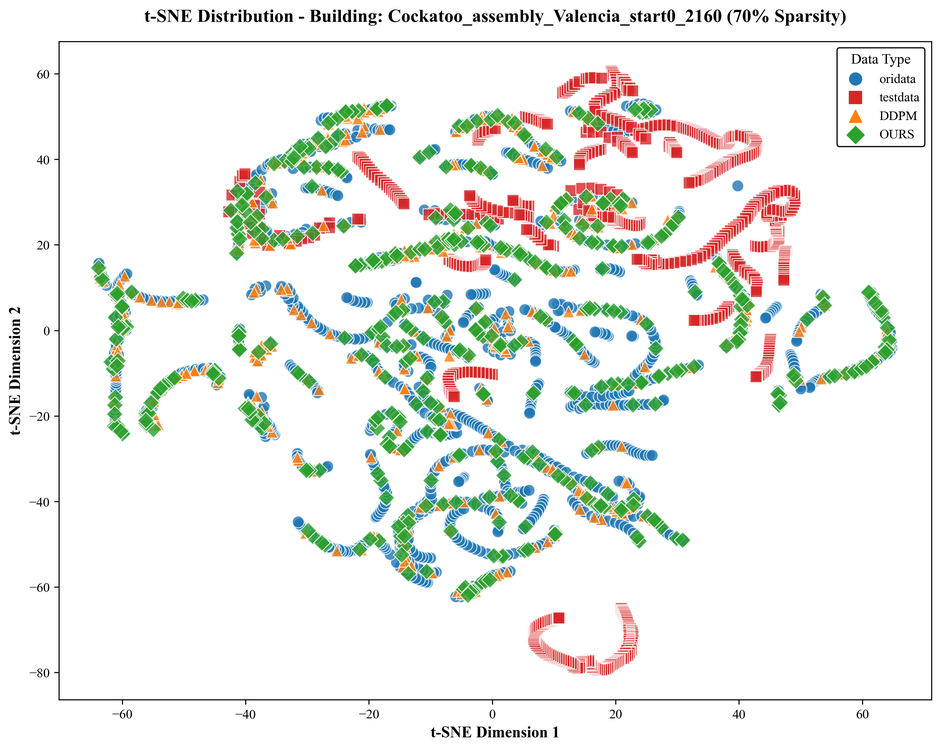
#> input picture plot/other_case_tsne/Cockatoo_assembly_Valencia_start0_2160_sparsity_70_tsne.png, 941 x 750 px, shrunk from 2970 x 2369 before the run; its folder holds 5 pictures in this run
$ python plot_4_fig.py
#> lines starting #> are read from the running program, lines starting #| are printed output that depends on the picture
import matplotlib.pyplot as plt
import numpy as np
from PIL import Image
import os
import glob


def combine_images_with_labels(folder_path, output_path):
    """
    读取文件夹中的所有PNG图片，水平排列并在每张图正下方添加带括号的标签

    参数:
    folder_path: 字符串，包含PNG图片的文件夹路径
    output_path: 字符串，输出图片的保存路径
    """
#> called with output_path = 'combined_images_with_labels.png'
    # 1. 读取文件夹中的所有PNG图片
    png_files = glob.glob(os.path.join(folder_path, "*.png"))

    # 如果没有找到PNG图片，则提示并退出
    if not png_files:
        print(f"在文件夹 {folder_path} 中未找到PNG图片")
        return

    # 按文件名排序，确保顺序一致
    png_files.sort()

    # 2. 创建子图布局
    n = len(png_files)
    fig, axes = plt.subplots(1, n, figsize=(n * 3, 4))  # 宽度根据图片数量调整

    # 如果只有一张图片，axes不是数组，需要转换为数组
    if n == 1:
        axes = [axes]

    # 3. 处理每张图片
    for i, (ax, img_path) in enumerate(zip(axes, png_files)):
        # 打开图片并转换为RGB数组
        img = Image.open(img_path)
#> img is the input picture: PIL image 941x750 RGBA; mean R, G, B, A 235.6, 237.8, 233.3, 255
        img_array = np.array(img)

        # 显示图片
        ax.imshow(img_array)

        # 移除坐标轴
        ax.axis('off')

        # 在图片正下方添加带括号的标签 (a), (b), (c)...
        label = f"({chr(97 + i)})"  # 97是'a'的ASCII码

        # 计算标签位置（图片底部中心）
        # 使用annotate方法将标签放在图片正下方
        ax.annotate(label,
                    xy=(0.5, 0),  # 图片中心底部
                    xycoords='axes fraction',  # 使用坐标轴比例
                    xytext=(0, -20),  # 向下偏移20像素
                    textcoords='offset points',
                    ha='center', va='top',  # 水平居中，垂直顶部对齐
                    fontsize=16,
                    bbox=dict(boxstyle="round,pad=0.3", fc="white", ec="none", alpha=0.8))

    # 4. 调整布局
    plt.tight_layout()

    # 5. 保存合并后的图片
    plt.savefig(output_path, dpi=150, bbox_inches='tight')
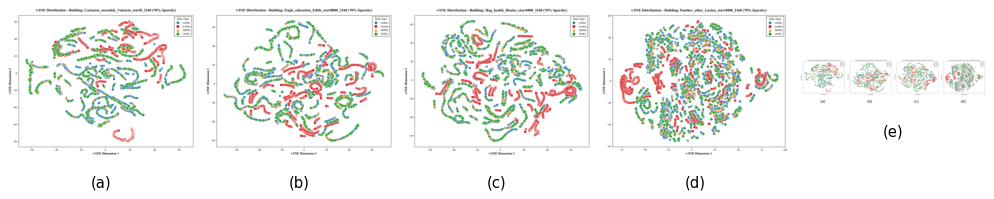
#> figure drawn by matplotlib, 5 panels
    print(f"成功处理 {n} 张PNG图片")
    print(f"图片已生成并保存至: {output_path}")


# 使用示例
if __name__ == "__main__":
    # 指定包含PNG图片的文件夹路径
    folder_path = "D:\MYsource\diffusion_building_elec_load_exp\plot\other_case_tsne"  # 替换为你的实际路径

    # 指定输出图片路径
    output_path = "combined_images_with_labels.png"

    # 调用函数处理图片
    combine_images_with_labels(folder_path, output_path)
